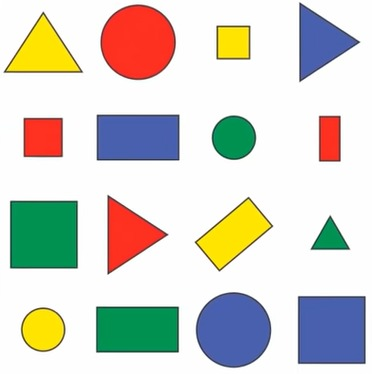
#> input picture resources/shapes.jpeg, 372 x 374 px
$ python contours_and_shape_detection.py
#> lines starting #> are read from the running program, lines starting #| are printed output that depends on the picture; after the words box and inside, x2 and y2 are one past the last pixel; in counts of white or black regions, pixels touching at a corner belong together
import cv2
import numpy as np

def get_contours(img):
    #RETR_EXTERNAL takes just out edges. CHAIN_APPROX_NONE keeps points of each edge as single
    contours, hierarchy = cv2.findContours(img, cv2.RETR_EXTERNAL, cv2.CHAIN_APPROX_NONE)
    for cnt in contours: #It takes edges of each shape
        area = cv2.contourArea(cnt) #It calculates area of each shapes
        print(area)

        if area > 500:
            cv2.drawContours(img_contour, cnt, -1, (255, 0, 0), 3)
            peri = cv2.arcLength(cnt, True) #It calculates perimeter of each edge
            approx = cv2.approxPolyDP(cnt, 0.02*peri, True) #It ignores too small contour (how many shapes are there?)
            print(len(approx))
            obj_cor = len(approx)
            x, y, w, h = cv2.boundingRect(approx)

            if obj_cor == 3: obj_type = "Tri"
            elif obj_cor == 4:
                asp_ratio = w/float(h)
                if asp_ratio > 0.95 and asp_ratio < 1.05: obj_type = "Square"
                else: obj_type = "Rectangular"
            else: obj_type = "None"

            cv2.rectangle(img_contour, (x,y),(x+w,y+h), (0,255,0), 2) #It creates a rectangular from first point to the end point
            cv2.putText(img_contour, obj_type,
                        (x+(w//2)-10, y+(h//2)-10), cv2.FONT_HERSHEY_COMPLEX, 0.5, (0,0,0), 2)

path = "resources/shapes.jpeg"

img = cv2.resize(cv2.imread(path), (500, 500))
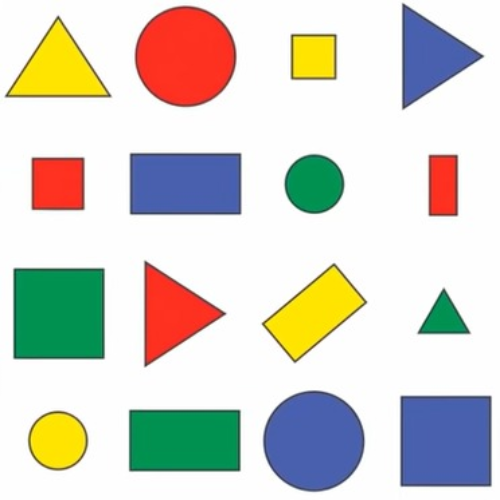
#> img: shape (500, 500, 3); mean B, G, R 201.9, 210.7, 212.1
img_contour = img.copy()
img_gray = cv2.cvtColor(img, cv2.COLOR_BGR2GRAY)
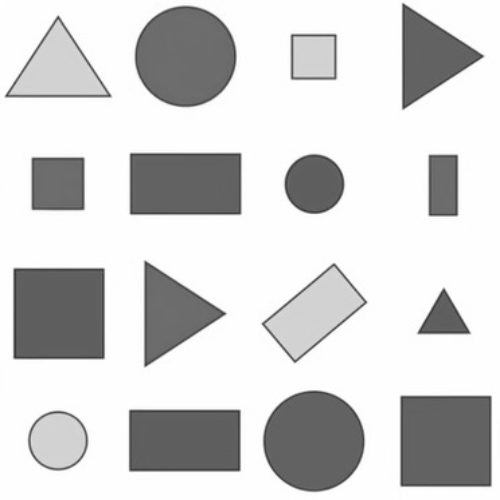
#> img_gray: shape (500, 500); min 50, max 255, mean 210.1
img_blur = cv2.GaussianBlur(img_gray, (3,3), 1)
#img_canny = cv2.Canny(img_blur, 30, 100) #We can use this one
ret, img_thresh = cv2.threshold(img_blur, 200, 255, cv2.THRESH_BINARY_INV)
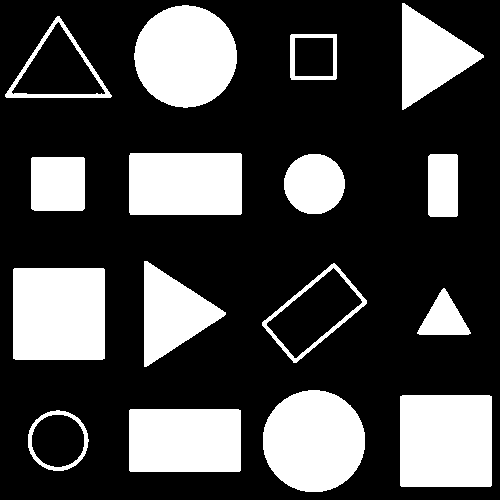
#> img_thresh: shape (500, 500); 27.8% white; 16 white regions
img_blank = np.zeros_like(img)
get_contours(img_thresh)
#> in get_contours, `contours, hierarchy = cv2.findContours(img, cv2.RETR_EXTERNAL, cv2.CHA..`: contours = 16 contours; largest, box (x1, y1, x2, y2) and area: (400, 395, 492, 487) 8277, (13, 268, 105, 360) 8277, (134, 5, 237, 108) 8085, (263, 390, 365, 492) 8078, (129, 409, 241, 472) 6879
#> the loop in get_contours, `for cnt in contours:` made 16 passes
#> (area, peri, approx, obj_cor, x, y, w, h) on passes 2, 3, 6, 7, 9, 10, 12, 13: (6879, 343.7, [[129, 410], [130, 471], [240, 470], [240, 410]], 4, 129, 410, 112, 62), (8277, 361.7, [[400, 396], [401, 486], [491, 485], [491, 396]], 4, 400, 396, 92, 91), (8277, 361.7, [[13, 269], [13, 358], [104, 358], [103, 268]], 4, 13, 268, 92, 91), (4953.5, 300, [[334, 263], [262, 322], [293, 362], [366, 303]], 4, 262, 263, 105, 100), (2803, 208.5, [[32, 157], [31, 208], [82, 210], [84, 158]], 4, 31, 157, 54, 54), (1793, 178.5, [[430, 154], [428, 214], [456, 216], [457, 155]], 4, 428, 154, 30, 63), (6828, 343.7, [[130, 153], [130, 214], [241, 213], [240, 153]], 4, 130, 153, 112, 62), (2067.5, 180.2, [[291, 34], [291, 79], [335, 79], [336, 34]], 4, 291, 34, 46, 46)
#> (area, peri, approx, obj_cor, x, y, w, h) on passes 5, 8, 14, 16: (1308, 166.4, [[417, 332], [470, 333], [444, 288]], 3, 417, 288, 54, 46), (4443.5, 311.7, [[144, 261], [146, 366], [225, 312]], 3, 144, 261, 82, 106), (4478, 311.9, [[5, 94], [111, 96], [59, 16]], 3, 5, 16, 107, 81), (4436, 313.1, [[404, 3], [402, 109], [483, 57]], 3, 402, 3, 82, 107)
#> (printed output is left out)
#> after the loop in get_contours, `for cnt in contours:`:
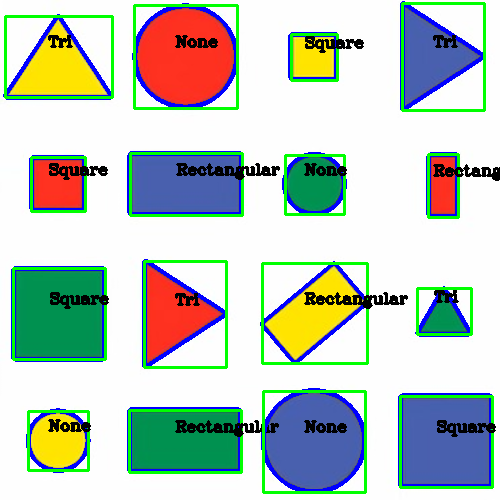
#> img_contour: shape (500, 500, 3); 13.27% of pixels changed, all inside (x1, y1, x2, y2) = (3, 1, 500, 494)

cv2.imshow("Original Image", img)
cv2.imshow("Gray Image", img_gray)
cv2.imshow("Blur Image", img_blur)
cv2.imshow("Canny Image", img_thresh)
cv2.imshow("Blank Image", img_blank)
cv2.imshow("Countour Image", img_contour)
cv2.waitKey(0)
